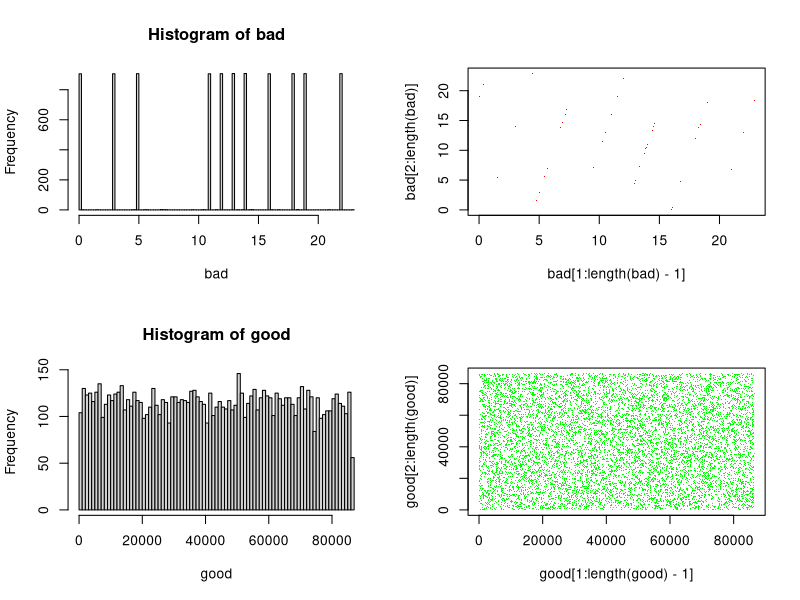

The R script that drew this image:
# ------------------------------------------------------------------------------
# Linear Congruential Generator (Random Number Generator).
# ------------------------------------------------------------------------------
# 22 September 2019
# Pete Arnold
# ------------------------------------------------------------------------------

# Next value/seed generator.
lcg <- function(modulus, a, c, seed) {
    return((a * (seed + c)) %% modulus)
}

# Vector generator.
lcg_vector <- function(modulus, a, c, seed, n=1) {
    l <- vector()
    for (i in 1:n) {
        s <- lcg(modulus, a, c, s)
        l <- rbind(l, s)
    }
    return(l)
}

# Create two arrays, one with typically bad parameters and one with good ones.
# Parameters from Nicole Radziwill,
# https://qualityandinnovation.com/2015/03/03/a-linear-congruential-generator-lcg-in-r/

# Number of elements in the vectors.
n <- 10000

# Bad parameters.
m <- 23
a <- 6
s <- runif(1) * 100
c <- 7
bad <- lcg_vector(m, a, c, s, n)
# Good parameters.
m <- 86436
a <- 1093
s <- runif(1) * 100
c <- 18257
good <- lcg_vector(m, a, c, s, n)

# Plot the results.
par(mfrow=c(2,2))
hist(bad, breaks=100)
plot(bad[1:length(bad)-1], bad[2:length(bad)], pch='.', cex=1, col='red')
hist(good, breaks=100)
plot(good[1:length(good)-1], good[2:length(good)], pch='.', cex=1, col='green')
